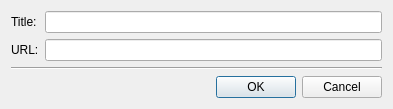
<ui version="4.0" >
 <class>AddLinkDialog</class>
 <widget class="QDialog" name="AddLinkDialog" >
  <property name="windowTitle" >
   <string>Insert Link</string>
  </property>
  <property name="sizeGripEnabled" >
   <bool>false</bool>
  </property>
  <property name="modal" >
   <bool>true</bool>
  </property>
  <layout class="QVBoxLayout" name="verticalLayout" >
   <item>
    <layout class="QFormLayout" >
     <item row="0" column="0" >
      <widget class="QLabel" name="label" >
       <property name="text" >
        <string>Title:</string>
       </property>
      </widget>
     </item>
     <item row="0" column="1" >
      <widget class="QLineEdit" name="titleInput" >
       <property name="minimumSize" >
        <size>
         <width>337</width>
         <height>0</height>
        </size>
       </property>
      </widget>
     </item>
     <item row="1" column="0" >
      <widget class="QLabel" name="label_2" >
       <property name="text" >
        <string>URL:</string>
       </property>
      </widget>
     </item>
     <item row="1" column="1" >
      <widget class="QLineEdit" name="urlInput" />
     </item>
    </layout>
   </item>
   <item>
    <spacer name="verticalSpacer" >
     <property name="orientation" >
      <enum>Qt::Vertical</enum>
     </property>
     <property name="sizeHint" stdset="0" >
      <size>
       <width>0</width>
       <height>0</height>
      </size>
     </property>
    </spacer>
   </item>
   <item>
    <widget class="Line" name="line" >
     <property name="orientation" >
      <enum>Qt::Horizontal</enum>
     </property>
    </widget>
   </item>
   <item>
    <widget class="QDialogButtonBox" name="buttonBox" >
     <property name="orientation" >
      <enum>Qt::Horizontal</enum>
     </property>
     <property name="standardButtons" >
      <set>QDialogButtonBox::Cancel|QDialogButtonBox::Ok</set>
     </property>
    </widget>
   </item>
  </layout>
 </widget>
 <connections>
  <connection>
   <sender>buttonBox</sender>
   <signal>accepted()</signal>
   <receiver>AddLinkDialog</receiver>
   <slot>accept()</slot>
   <hints>
    <hint type="sourcelabel" >
     <x>248</x>
     <y>254</y>
    </hint>
    <hint type="destinationlabel" >
     <x>157</x>
     <y>274</y>
    </hint>
   </hints>
  </connection>
  <connection>
   <sender>buttonBox</sender>
   <signal>rejected()</signal>
   <receiver>AddLinkDialog</receiver>
   <slot>reject()</slot>
   <hints>
    <hint type="sourcelabel" >
     <x>316</x>
     <y>260</y>
    </hint>
    <hint type="destinationlabel" >
     <x>286</x>
     <y>274</y>
    </hint>
   </hints>
  </connection>
 </connections>
</ui>
